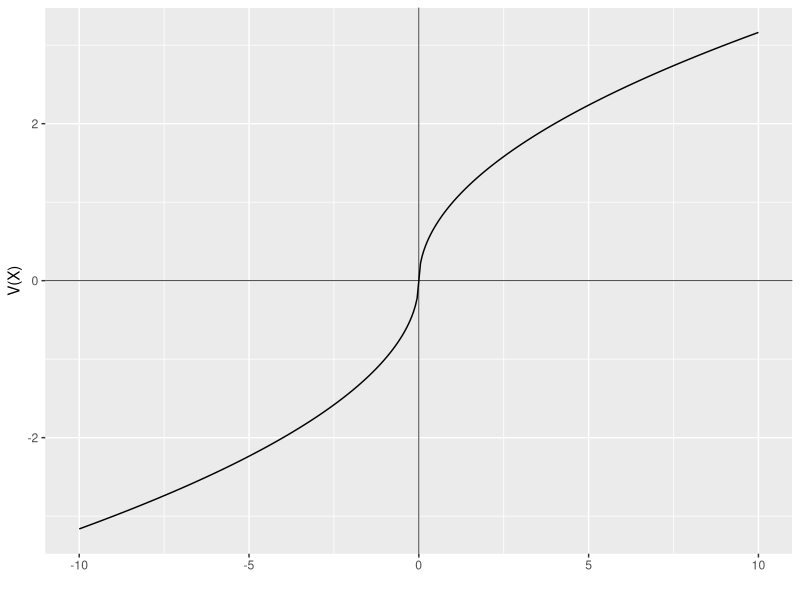

Reproduce this figure in R.
## ---- chunk 1
library(ggplot2)

loss_fun <- function(x){
  -(-x)^0.5
}
gain_fun <- function(x){
  x^0.5
}

loss <- data.frame(
  x=seq(-10,0,0.05),
  y=NA
  )
loss$y <- loss_fun(loss$x)

gain <- data.frame(
  x=seq(0,10,0.05),
  y=NA
  )
gain$y <- gain_fun(gain$x)

ggplot(mapping = aes(x, y)) +
  geom_line(data = loss) +
  geom_line(data = gain) + 
  geom_vline(xintercept = 0, linewidth=0.25)+ 
  geom_hline(yintercept = 0, linewidth=0.25)+
  labs(x = "", y = "V(X)")
